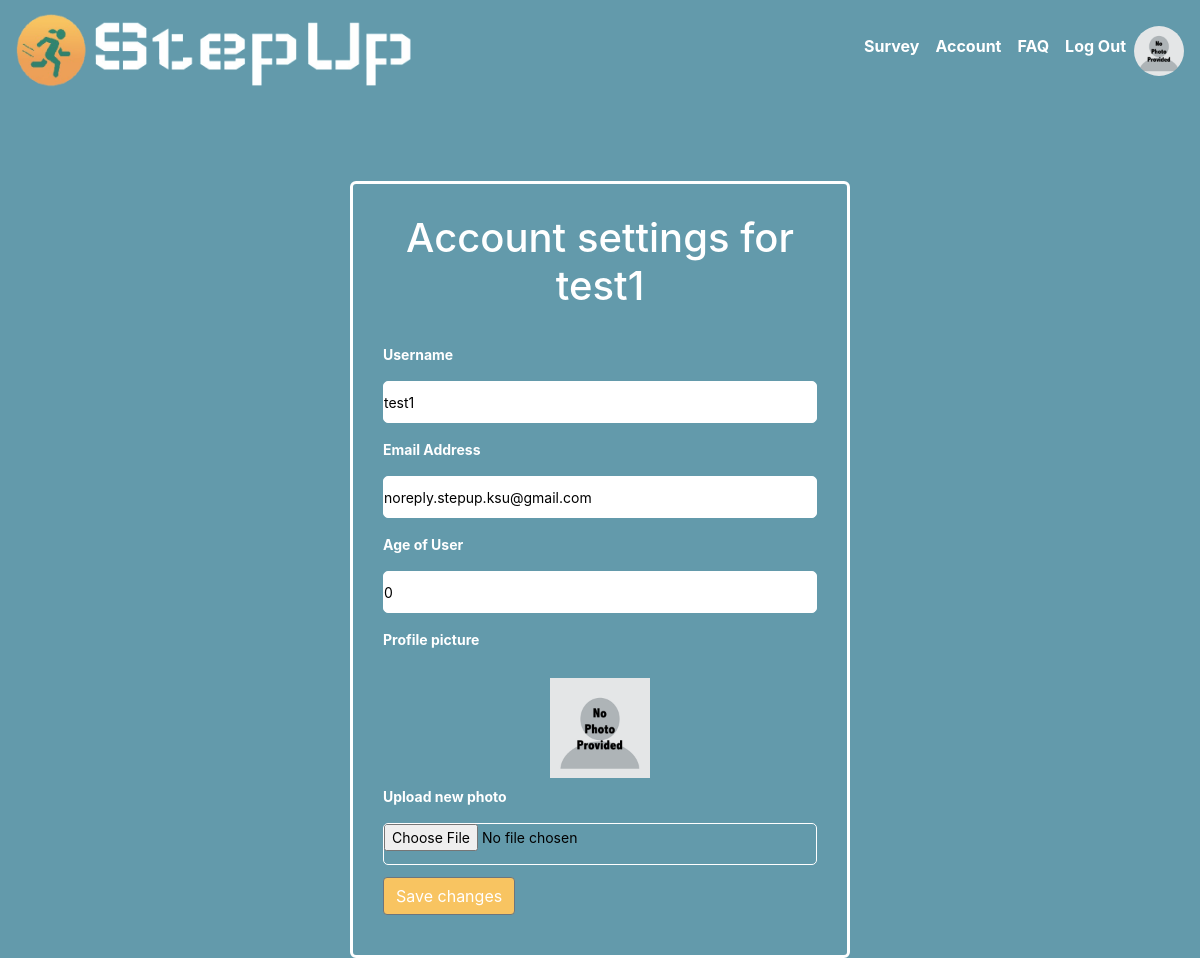
/auth/my_account (signed in), run on the app's committed database.
### tables this page shows
CREATE TABLE user
(
    username       TEXT UNIQUE NOT NULL,
    password       TEXT NOT NULL,
    email          TEXT NOT NULL,
    picture        BLOB,
    sex            TEXT NOT NULL,
    race           TEXT NOT NULL,
    age            INTEGER NOT NULL,
    feet           INTEGER NOT NULL,
    inches         INTEGER NOT NULL,
    userid         INTEGER PRIMARY KEY UNIQUE,
    current_weight INTEGER NOT NULL,
    target_weight  INTEGER NOT NULL,
    weight_circum  INTEGER NOT NULL,
    neck_circum    INTEGER NOT NULL,
    body_fat_per   INTEGER NOT NULL,
    steps          INTEGER NOT NULL,
    role           INTEGER NOT NULL,
    survey_update  TEXT NOT NULL,
    account_create TEXT NOT NULL
);

### step_up/auth.py (the view, shortened to what this page needs)
@bp.route('/my_account', methods=('GET', 'POST'))
@login_required
def my_account():
    return render_template("auth/my_account.html")

### step_up/auth.py (called while the page is built)
def login_required(view):
    @functools.wraps(view)
    def wrapped_view(**kwargs):
        if g.user is None:
            return redirect(url_for('auth.login'))
        return view(**kwargs)
    return wrapped_view

@bp.before_app_request
def load_logged_in_user():
    userid = session.get('userid')
    if userid is None:
        g.user = None
    else:
        g.user = get_database().execute(
            "SELECT * FROM user WHERE userid = ?", (userid,)
        ).fetchone()

### step_up/database.py (called while the page is built)
def get_database():
    if 'database' not in g:
        g.database = sqlite3.connect(
            current_app.config['DATABASE'],
            detect_types=sqlite3.PARSE_DECLTYPES
        )
        g.database.row_factory = sqlite3.Row
    return g.database

def close_database(e=None):
    database = g.pop('database', None)
    if database is not None:
        database.close()

### step_up/templates/auth/my_account.html (shortened to what this page needs)
{% extends 'base.html' %}
{% block content %}
    <div class="container">
        <h1>{% block title %}Account settings for {{ g.user['username'] }}{% endblock %}</h1>
        <form method="post" enctype="multipart/form-data">
            <div class="form-first">
                <div class="personal details">
                    <div class="fields">
                        <div class="input-field">
                            <label for="username">Username</label>
                            <input name="username" id="username" required value="{{ g.user['username'] }}">
                        </div>
                        <div class="input-field">
                            <label for="email">Email Address</label>
                            <input name="email" id="email" required
                                   value="{{ g.user['email'] }}">
                        </div>
                        <div class="input-field">
                            <label for="age">Age of User</label>
                            <input name="age" id="age" required value="{{ g.user['age'] }}">
                        </div>
                        <div class="input-field" style="float: left">
                            <label for="picture" style="float: left">Profile picture</label>
                            {% if g.user['picture'] %}
                                <span><img class="picture"
                                           id="picture" style="width:100px;height:100px;margin-top: 20px;"
                                           alt="User's profile picture"/></span>
                            {% else %}
                                <span><img class="picture" src="{{ url_for('static', filename='no_photo.png') }}"
                                           style="width:100px;height:100px;margin-top: 20px;"
                                           alt="Placeholder profile picture"/></span>
                            {% endif %}
                        </div>
                        <div class="input-field">
                            <label for="picture">Upload new photo</label>
                            <input class="file" type="file" name="picture" id="picture">
                        </div>
                        <div class="btn-group-vertical-justified" style="margin-bottom: 10px; text-align:center">
                            <button data-toggle="tooltip" data-placement="top" title="Save changes made to user account"
                                    type="submit" class="btn btn-secondary"
                                    style="color: white; background-color: #F8C461">Save changes
                            </button>
                        </div>
                    </div>
                </div>
            </div>
        </form>
    </div>
{% endblock %}

### step_up/templates/base.html (style rules this page uses)
* { margin: 0; padding: 0; }
img { display: block; margin-left: auto; margin-right: auto; }

### step_up/templates/auth/my_account.html (style rules this page uses)
* { box-sizing: border-box; }
.container { position: relative; max-width: 500px; width: 80%; border-radius: 6px; padding: 30px; margin-top: 10vh; margin-left: auto; margin-right: auto; background-color: #639AAB; border: 3px solid white; }
.container h1 { padding:0; text-align:center; color: white; }
.container form { position: relative; margin-top: 16px; min-height: 400px; background: #639AAB; }
.container form .personal { margin-top: 30px; }
.container form .fields { display: flex; align-content: center; justify-content: space-between; flex-wrap: wrap; }
form .fields .input-field { display: flex; width: 100%; flex-direction: column; margin: 4px 0; }
.input-field label { font-size: 14px; font-weight: bold; color: white; }
.input-field input { width: 100%; outline: none; color: #333; font-size: 14px; border: 1px solid white; border-radius: 5px; color: black; height: 42px; margin: 8px 0; }

### data on the page
user: user.username "test1", username "test1", email "noreply.stepup.ksu@gmail.com", age "0"
